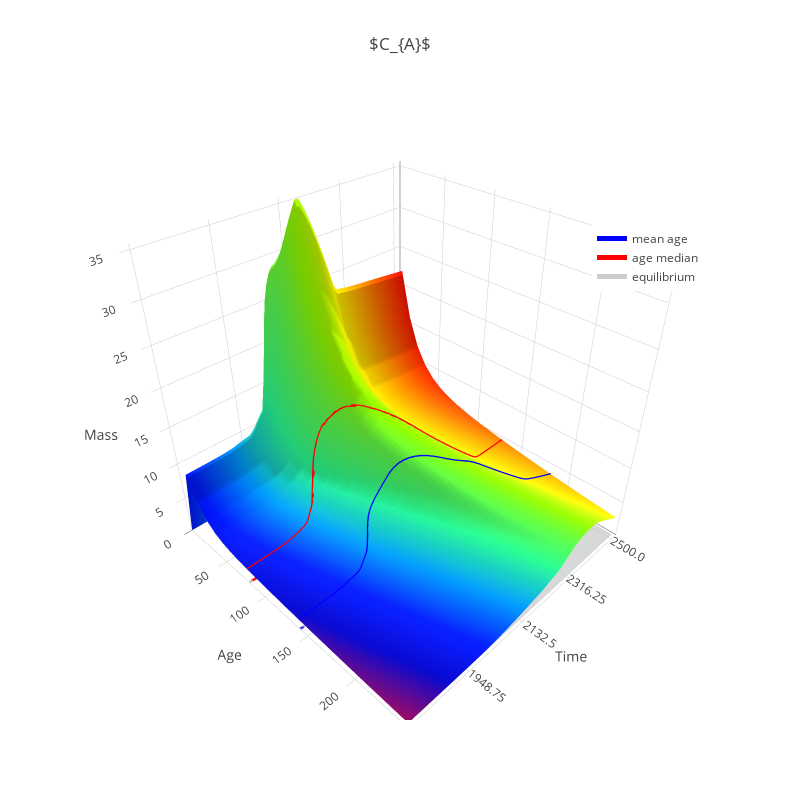
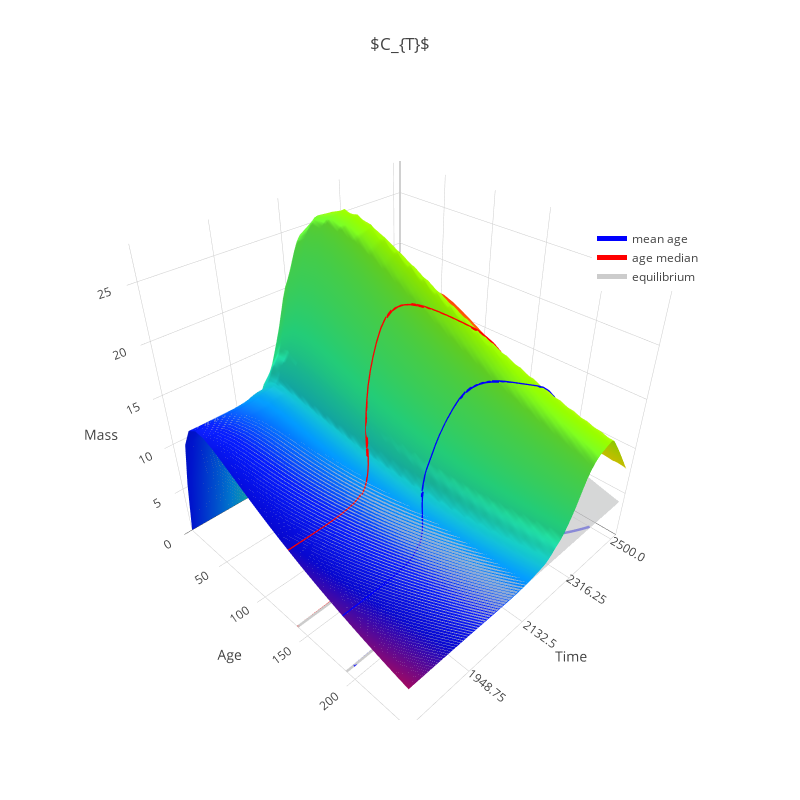
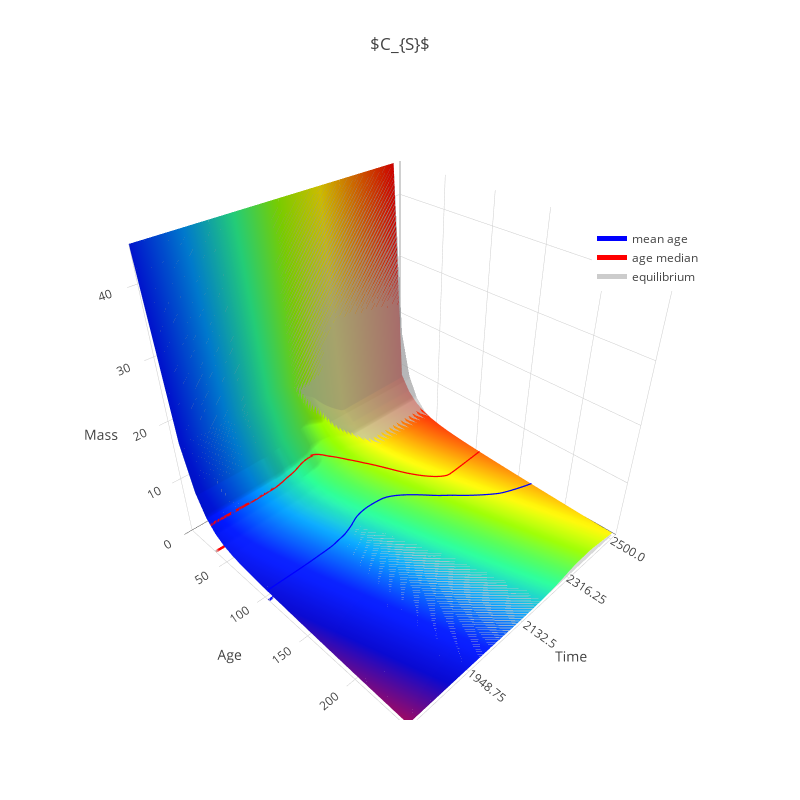
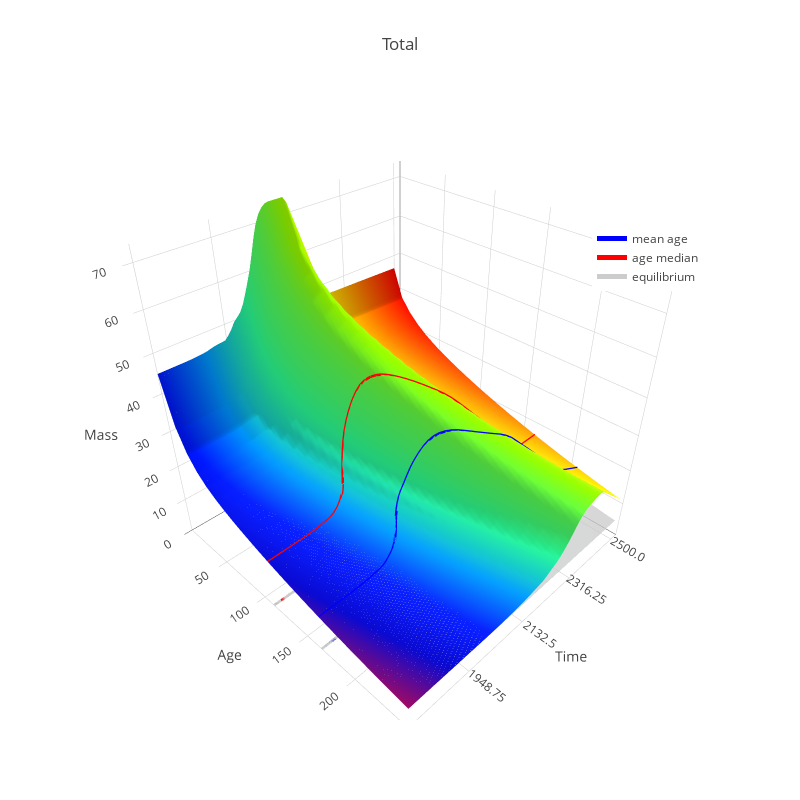

Notebook code cell kept with these figures, in order:
### Code cell
# finally plot the figures
for fig in figs:
    fig['layout']['legend'] = dict(x=0.8, y=0.8)
    iplot(fig)
